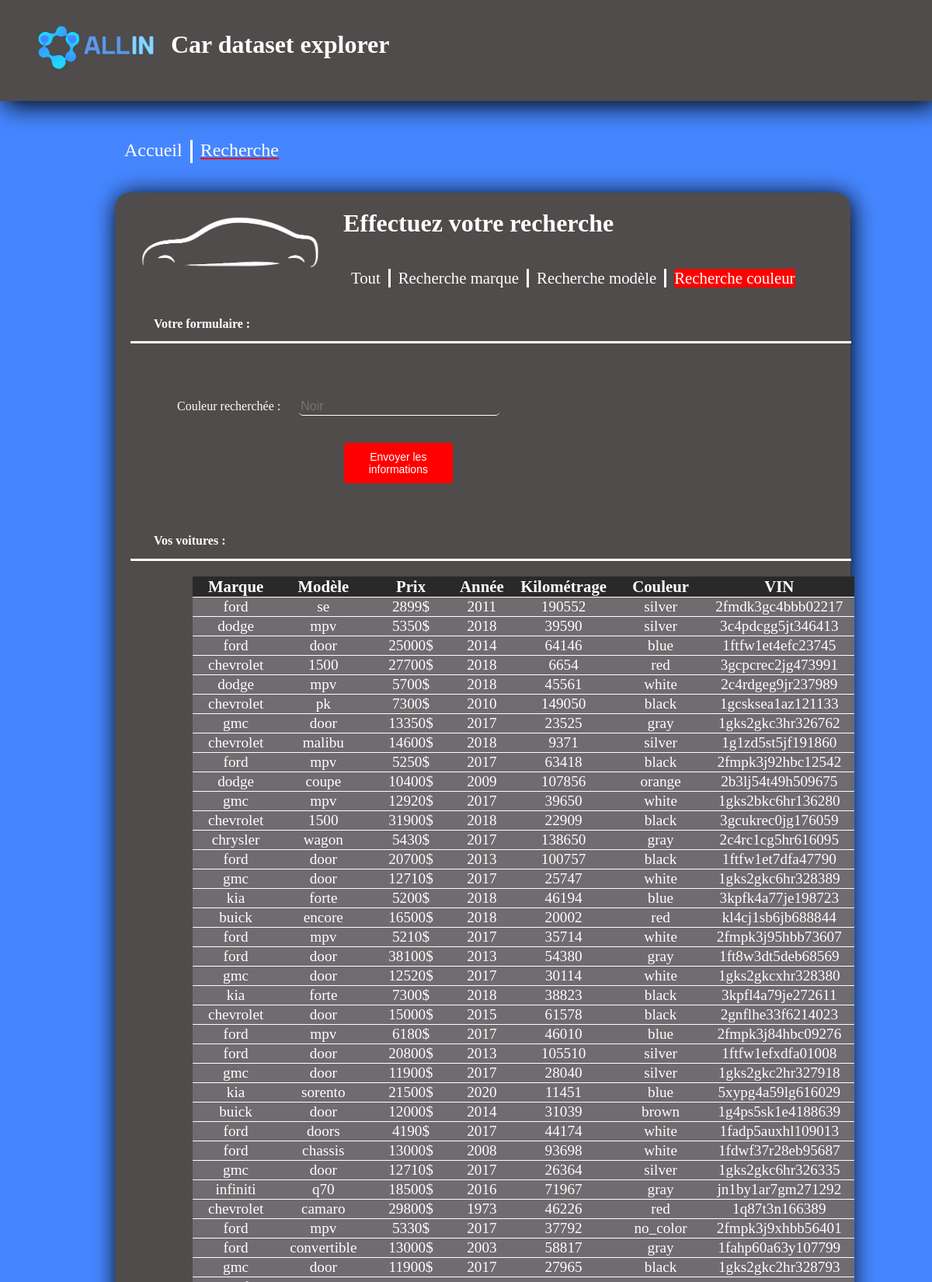
/couleur (upper part), run on the app's committed database.
### app.py (models this page shows, shortened)
class Car(db.Model):
    id = db.Column(db.Integer,primary_key=True)
    price = db.Column(db.Integer,nullable=False)
    brand = db.Column(db.String, nullable=False)
    model = db.Column(db.String,nullable=False)
    year = db.Column(db.Integer,nullable=False)
    title_status = db.Column(db.String,nullable=False)
    mileage = db.Column(db.Integer,nullable=False)
    color = db.Column(db.String,nullable=False)
    vin = db.Column(db.String,nullable=False) # Vehicule identification number
    lot = db.Column(db.String,nullable=False) # lot number assigned to a particular quantitity or lot of material from a single

### app.py (the view)
@app.route('/couleur', methods=['GET', 'POST'])
def couleur():
    if request.method == "POST":
        marque=request.form["Couleur"]
        query = db.session.query(Car.color).distinct().all()
        titles = [row[0] for row in query]
        closest_titles = difflib.get_close_matches(marque, titles)
        try :
            cars = Car.query.filter_by(color=closest_titles[0]).all()
            info=[]
            for car in cars:
                info.append([car.brand,car.model,car.price,car.year,car.mileage,car.color,car.vin])
        except IndexError :
            info=[["Pas de résultat"]]
        return render_template('couleur.html',info=info[0:50])
    else :
        return render_template('couleur.html',info=get_info_all()[0:50])

### app.py (called while the page is built)
def get_info_all():
    cars = Car.query.all()
    info=[]
    for car in cars:
        info.append([car.brand,car.model,car.price,car.year,car.mileage,car.color,car.vin])
    return info

### templates/couleur.html (shortened to what this page needs)
<!DOCTYPE html>
<html>
    <head>
        <link rel="stylesheet" href="../static/css/style_plateforme.css">
    </head>
    <body>
    	<header>
    		<div class="header">
   				<div class="LogoHeader"><img src="../static/Images/logoblanc2.png" alt="Logo" class="Logo"> </div>
                <div class="NomHeader"><h1 class="NameHeader">Car dataset explorer</h1></div>
           		<div class="HeaderFond"></div>
			</div>
        	<div class="NavEmploye">
                  <a href="{{ url_for('accueil') }}" class="lien">Accueil</a>
                  <div class="Divider"></div>
                  <a href="{{ url_for('recherche') }}" id="enCours1" class="lien77">Recherche</a>
            </div>
    	</header>
        <main class="PageInfo">
            <div class="Info">
                <img src="../static/Images/book.png" alt="Logo" class="LogoProfil3">
                <div>
                    <h1 class="policeProfil">Effectuez votre recherche</h1>
                    <div class="pos" >
                        <div class="navGestion" style="margin-top:20px;">
                            <a href="{{ url_for('recherche') }}"  class="lien3"   style="font-size:1.3em; ">Tout</a>
                            <div class="Divider3"></div>
                            <a href="{{ url_for('marque') }}"  class="lien3"  style="font-size:1.3em; ">Recherche marque</a>
                            <div class="Divider3"></div>
                            <a href="{{ url_for('modèle') }}"  class="lien3"  style="font-size:1.3em; ">Recherche modèle</a>
                            <div class="Divider3"></div>
                            <a href="{{ url_for('couleur') }}"  class="lien3" id="enCours" style="font-size:1.3em; ">Recherche couleur</a>
                       </div>
                    </div>
            </div>
            </div>
            <h2 class="txt2">Votre formulaire : </h2>
            <div class="Divider4"></div>
                 <form action="{{ url_for('couleur') }}"  method="POST" name="formulaire" style="padding:30px;margin:20px" >
                            <div style="margin-top:20px">
                               <label for="Couleur" class="txt0" >Couleur recherchée : </label>
                               <input type="text" name="Couleur" id="Couleur" style="margin-left:20px" placeholder="Noir">
                           </div>
                <div class="Envoi1">
                        <button class="button" onclick=""><span>Envoyer les informations </span></button>
                </div>
                </form>
                 <h2 class="txt2">Vos voitures : </h2>
                 <div class="Divider4"></div>
                          <table style="text-align:center;margin-left:100px;margin-top:20px;width:90%" >
                            <thead>
                                 <th>Marque</th>
                                 <th>Modèle</th>
                                 <th>Prix</th>
                                 <th>Année</th>
                                 <th>Kilométrage</th>
                                 <th>Couleur</th>
                                 <th>VIN</th>
                             </thead>
                             <tbody>
                                  {% for data in info %}
                                     <tr>
                                         <td style="width:10%">{{data[0]}}</td>
                                         <td style="width:10%">{{data[1]}}</td>
                                          <td style="width:10%">{{data[2]}}$</td>
                                          <td style="width:5%">{{data[3]}}</td>
                                          <td style="width:10%">{{data[4]}}</td>
                                          <td style="width:10%">{{data[5]}}</td>
                                          <td style="width:10%">{{data[6]}}</td>
                                    </tr>
                                   {% endfor %}
                            </tbody>
                              </table>
        </main>
    </body>
</html>

### static/css/style_plateforme.css (style rules this page uses)
input[type="text"],input[type="password"],textarea { width: 30%; border: none; border-bottom: 1px solid #fff; background: transparent; outline: none; height: 20px; color: #fff; font-size: 16px; }
.button { border-radius: 4px; background-color: red; border: none; color: #FFFFFF; text-align: center; font-size: 14px; width:23%; padding:10px; transition: all 0.5s; cursor: pointer; margin: 5px; }
.button span { cursor: pointer; display: inline-block; position: relative; transition: 0.5s; }
.button span:after { content: '\00bb'; position: absolute; opacity: 0; top: 0; right: -20px; transition: 0.5s; }
body { background:#4586FF; }
.LogoHeader,.NomHeader,.logoFooter,.MailFooter,.lien1,.logo1,.Deco,.Profil,.logoProfil,.NavEmploye,.NavAcceuil,.NavAcceuil111,.valide,.nonvalide { z-index: 3; }
.flex,.header { display:flex; }
.NameHeader { color:white ; font-family: Futura; position: absolute; left: 220px; top:18px; }
.HeaderFond { width:100%; height:130px; background-color:rgb(79, 76, 75); position: absolute; left: 0px; top: 0px; box-shadow: 6px 6px 30px black; }
.Logo { max-width: 70%; height: 60px; position: absolute; left:40px; top:30px; }
.LogoProfil3 { max-width: 100%; height: 70px; margin :30px; }
.PageInfo { margin-top:240px; margin-left: 140px; width:80%; padding-bottom: 60px; background-color:rgb(79, 76, 75); box-shadow: 2px 2px 30px black; border-radius:20px; padding-bottom: 20px; }
.Info { display:flex; }
.pos { margin-top:40px; }
.txt0 { color:white; font-family: Futura; font-size: 1em; margin-left: 30px; margin-top:10px; }
.txt2 { color:white; font-family: Baron Neue Black; font-size: 1em; margin-left:50px; margin-right :10px; margin-top:30px; }
.policeProfil { font-family: Futura; font-size: 2em; color:white; }
.NavEmploye { display: flex; position: absolute; left: 150px; top: 180px; font-family: Futura; font-size:1.5em; }
.Envoi1 { margin-top:30px; margin-left:240px; }
.Divider { background-color: white; width: 3px; height:30px; }
.Divider4 { background-color: white; width: 98%; height:3px; margin-left:20px; margin-top :10px; }
.lien { color: white; margin-left: 10px; margin-right :10px; }
.lien77 { color: white; margin-left: 10px; margin-right :10px; font-family:Futura; position :relative; }
.lien77::after { content:""; display:block; position: absolute; bottom:2.4px; height:2.5px; z-index: -1; width: 100%; background:red; transform: scaleX(0); transition :transform 0.4s ease-in-out; }
a { color: white; text-decoration: none; }
#enCours { background-color:red; }
#enCours1 { text-decoration: underline red; }
.navGestion { display: flex; margin-top:-10px; }
.lien3 { color: white; font-family: Futura; font-size:1.3em; margin-left: 10px; margin-right :10px; }
.Divider3 { background-color: white; width: 3px; height:24px; }
table { border-collapse: collapse; }
td { border: 1px solid white; font-family: Futura; font-size: 1.2em; color: white; }
th { border: 1px solid white; font-family: Futura; font-size: 1.5em; color: white; }

### templates/couleur.html (style rules this page uses)
thead, tfoot { color: white; }
thead th, tfoot th, tfoot td { background: rgba(32,31,32,0.87); border:rgba(32,31,32,0.87); font-size:1.3em; }
td { border-left: none; border-right: none; }
tr { background-color: rgba(117,112,117,0.87); }
input { background-color: red; border-radius: 5px; color:white; }

### data on the page
Car: brand "ford", model "se", price "2899", year "2011", mileage "190552", color "silver", vin "2fmdk3gc4bbb02217"
Car: brand "dodge", model "mpv", price "5350", year "2018", mileage "39590", color "silver", vin "3c4pdcgg5jt346413"
Car: brand "ford", model "door", price "25000", year "2014", mileage "64146", color "blue", vin "1ftfw1et4efc23745"
Car: brand "chevrolet", model "1500", price "27700", year "2018", mileage "6654", color "red", vin "3gcpcrec2jg473991"
Car: brand "dodge", model "mpv", price "5700", year "2018", mileage "45561", color "white", vin "2c4rdgeg9jr237989"
Car: brand "chevrolet", model "pk", price "7300", year "2010", mileage "149050", color "black", vin "1gcsksea1az121133"
Car: brand "gmc", model "door", price "13350", year "2017", mileage "23525", color "gray", vin "1gks2gkc3hr326762"
Car: brand "chevrolet", model "malibu", price "14600", year "2018", mileage "9371", color "silver", vin "1g1zd5st5jf191860"
Car: brand "ford", model "mpv", price "5250", year "2017", mileage "63418", color "black", vin "2fmpk3j92hbc12542"
Car: brand "dodge", model "coupe", price "10400", year "2009", mileage "107856", color "orange", vin "2b3lj54t49h509675"
Car: brand "gmc", model "mpv", price "12920", year "2017", mileage "39650", color "white", vin "1gks2bkc6hr136280"
Car: brand "chevrolet", model "1500", price "31900", year "2018", mileage "22909", color "black", vin "3gcukrec0jg176059"
Car: brand "chrysler", model "wagon", price "5430", year "2017", mileage "138650", color "gray", vin "2c4rc1cg5hr616095"
Car: brand "ford", model "door", price "20700", year "2013", mileage "100757", color "black", vin "1ftfw1et7dfa47790"
Car: brand "gmc", model "door", price "12710", year "2017", mileage "25747", color "white", vin "1gks2gkc6hr328389"
Car: brand "kia", model "forte", price "5200", year "2018", mileage "46194", color "blue", vin "3kpfk4a77je198723"
Car: brand "buick", model "encore", price "16500", year "2018", mileage "20002", color "red", vin "kl4cj1sb6jb688844"
Car: brand "ford", model "mpv", price "5210", year "2017", mileage "35714", color "white", vin "2fmpk3j95hbb73607"
Car: brand "ford", model "door", price "38100", year "2013", mileage "54380", color "gray", vin "1ft8w3dt5deb68569"
Car: brand "gmc", model "door", price "12520", year "2017", mileage "30114", color "white", vin "1gks2gkcxhr328380"
Car: brand "kia", model "forte", price "7300", year "2018", mileage "38823", color "black", vin "3kpfl4a79je272611"
Car: brand "chevrolet", model "door", price "15000", year "2015", mileage "61578", color "black", vin "2gnflhe33f6214023"
Car: brand "ford", model "mpv", price "6180", year "2017", mileage "46010", color "blue", vin "2fmpk3j84hbc09276"
Car: brand "ford", model "door", price "20800", year "2013", mileage "105510", color "silver", vin "1ftfw1efxdfa01008"
Car: brand "gmc", model "door", price "11900", year "2017", mileage "28040", color "silver", vin "1gks2gkc2hr327918"
Car: brand "kia", model "sorento", price "21500", year "2020", mileage "11451", color "blue", vin "5xypg4a59lg616029"
Car: brand "buick", model "door", price "12000", year "2014", mileage "31039", color "brown", vin "1g4ps5sk1e4188639"
Car: brand "ford", model "doors", price "4190", year "2017", mileage "44174", color "white", vin "1fadp5auxhl109013"
Car: brand "ford", model "chassis", price "13000", year "2008", mileage "93698", color "white", vin "1fdwf37r28eb95687"
Car: brand "gmc", model "door", price "12710", year "2017", mileage "26364", color "silver", vin "1gks2gkc6hr326335"
Car: brand "infiniti", model "q70", price "18500", year "2016", mileage "71967", color "gray", vin "jn1by1ar7gm271292"
Car: brand "chevrolet", model "camaro", price "29800", year "1973", mileage "46226", color "red", vin "1q87t3n166389"
Car: brand "ford", model "mpv", price "5330", year "2017", mileage "37792", color "no_color", vin "2fmpk3j9xhbb56401"
Car: brand "ford", model "convertible", price "13000", year "2003", mileage "58817", color "gray", vin "1fahp60a63y107799"
Car: brand "gmc", model "door", price "11900", year "2017", mileage "27965", color "black", vin "1gks2gkc2hr328793"
